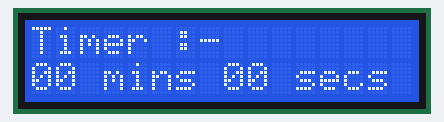
Simulated run of this sketch. Board: Arduino Uno, built with avr-gcc and run on an emulated ATmega328P. On the bench: 16×2 character LCD.

Above: at 0.1 s.
At 4.1 s:
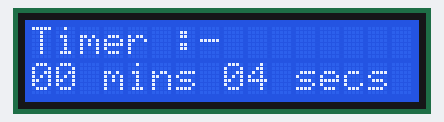
At 9.1 s:
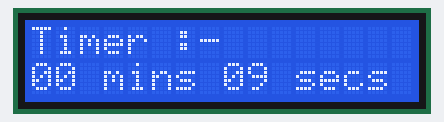
At 19.2 s:
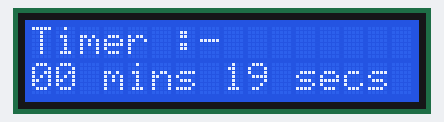
At 28.2 s:
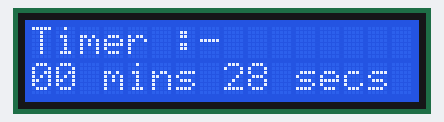
At 38.2 s:
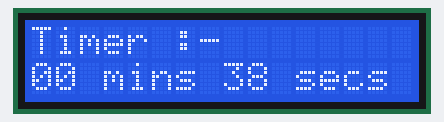

Measured:
- what the display in image 1 shows lasts 1.0 s, from 4.1 s to 5.1 s

The sketch:

Timer.ino
```cpp
#include <LiquidCrystal.h>

LiquidCrystal lcd(8,9,10,11,12,13);  // sets the interfacing pins

signed short minutes, secondes;
char timeline[16];

void setup() {

  lcd.begin(16, 2);
  lcd.print("Timer :-");


}

void loop() {

  lcd.setCursor(0, 1);
  sprintf(timeline,"%0.2d mins %0.2d secs", minutes, secondes);
  lcd.print(timeline);

  delay(1000);
  secondes++;

  if (secondes == 60)
  {
    secondes = 0;
    minutes ++;
  }

}
```
